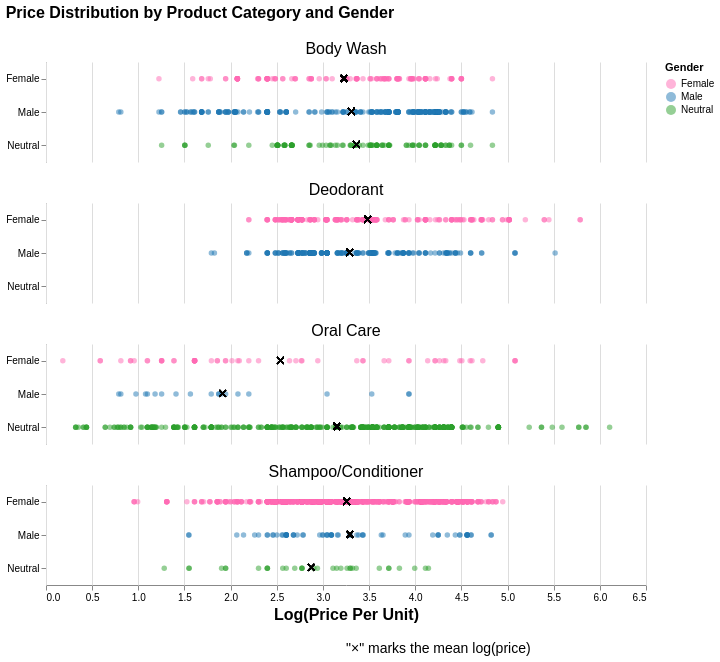

Write notebook code for a chart like this one.
### Markdown cell above
### Scatterplot for Selected Categories

### Code cell
# Select product categories to visualize
df_filtered_select = df_filtered[df_filtered['category'].isin(['Oral Care','Deodorant','Body Wash','Shampoo/Conditioner'])]

# Custom color scale for gender
color_scale = alt.Scale(domain=['Female', 'Male', 'Neutral'], range=['#ff69b4', '#1f77b4', '#2ca02c'])  # Pink, Blue, Green

# Base scatter plot with semi-transparent circles
points = alt.Chart(df_filtered_select).mark_circle(opacity=0.5).encode(
    y=alt.Y('gender:N', title=None),  # No y-axis title
    x=alt.X('log_price_per_unit:Q', title='Log(Price Per Unit)',  
            axis=alt.Axis(titleFontSize=16)),  # Increase x-axis title font size
    color=alt.Color('gender:N', scale=color_scale, legend=alt.Legend(title="Gender")),
    tooltip=['store_id','category', 'price_per_unit', 'unit'],
).properties(
    width=600,
    height=100
)

# Compute mean price in log scale per (category, gender)
mean_marks = alt.Chart(df_filtered_select ).transform_joinaggregate(
    mean_price='mean(log_price_per_unit)', 
    groupby=['category', 'gender']
).mark_text(
    text='×',
    size=16,
    color='black'
).encode(
    y='gender:N',  
    x='mean_price:Q'
)

# Create the faceted chart
scatter_chart = (points + mean_marks).facet(
    row=alt.Row('category:N', 
               header=alt.Header(
                   title=None,  # Remove "category" title
                   labelOrient='top',
                   labelPadding=5,
                   labelFontSize=16))  # Increase category label font size
).properties(
    title='Price Distribution by Product Category and Gender'
)

# Annotation as a simple chart below
annotation = alt.Chart(pd.DataFrame({'text': ["\"×\" marks the mean log(price)"]})).mark_text(
    align='left',
    baseline='top',
    fontSize=14
).encode(
    text='text'
).properties(
    width=600,
    height=30
)

# Combine scatter plot and annotation
final_chart = alt.vconcat(
    scatter_chart,
    annotation,
    spacing=5
).configure_title(
    anchor='start',  # Left-align the title
    fontSize=16,
    offset=20
).configure_header(
    labelOrient='top'
).configure_view(
    stroke=None
)

final_chart

### Figure 1 — Vega-Lite specification as saved in the notebook (floating-point values rounded to 4 significant figures; data arrays with more than 128 entries replaced by an {"elided": "..."} marker saying what was removed)
{"config": {"view": {"continuousWidth": 300, "continuousHeight": 300, "stroke": null}, "header": {"labelOrient": "top"}, "title": {"anchor": "start", "fontSize": 16, "offset": 20}}, "vconcat": [{"data": {"name": "data-f6c1e88a3c8c8bd0f9a0123cafd907a0"}, "facet": {"row": {"field": "category", "header": {"labelFontSize": 16, "labelOrient": "top", "labelPadding": 5, "title": null}, "type": "nominal"}}, "spec": {"layer": [{"mark": {"type": "circle", "opacity": 0.5}, "encoding": {"color": {"field": "gender", "legend": {"title": "Gender"}, "scale": {"domain": ["Female", "Male", "Neutral"], "range": ["#ff69b4", "#1f77b4", "#2ca02c"]}, "type": "nominal"}, "tooltip": [{"field": "store_id", "type": "quantitative"}, {"field": "category", "type": "nominal"}, {"field": "price_per_unit", "type": "quantitative"}, {"field": "unit", "type": "nominal"}], "x": {"axis": {"titleFontSize": 16}, "field": "log_price_per_unit", "title": "Log(Price Per Unit)", "type": "quantitative"}, "y": {"field": "gender", "title": null, "type": "nominal"}}}, {"mark": {"type": "text", "color": "black", "size": 16, "text": "×"}, "encoding": {"x": {"field": "mean_price", "type": "quantitative"}, "y": {"field": "gender", "type": "nominal"}}, "transform": [{"joinaggregate": [{"op": "mean", "field": "log_price_per_unit", "as": "mean_price"}], "groupby": ["category", "gender"]}]}], "height": 100, "width": 600}, "title": "Price Distribution by Product Category and Gender"}, {"data": {"name": "data-577d98e50864c48288cade862b466337"}, "mark": {"type": "text", "align": "left", "baseline": "top", "fontSize": 14}, "encoding": {"text": {"field": "text", "type": "nominal"}}, "height": 30, "width": 600}], "spacing": 5, "$schema": "https://vega.github.io/schema/vega-lite/v5.8.0.json", "datasets": {"data-f6c1e88a3c8c8bd0f9a0123cafd907a0": {"elided": "2741 records"}, "data-577d98e50864c48288cade862b466337": [{"text": "\"×\" marks the mean log(price)"}]}}
